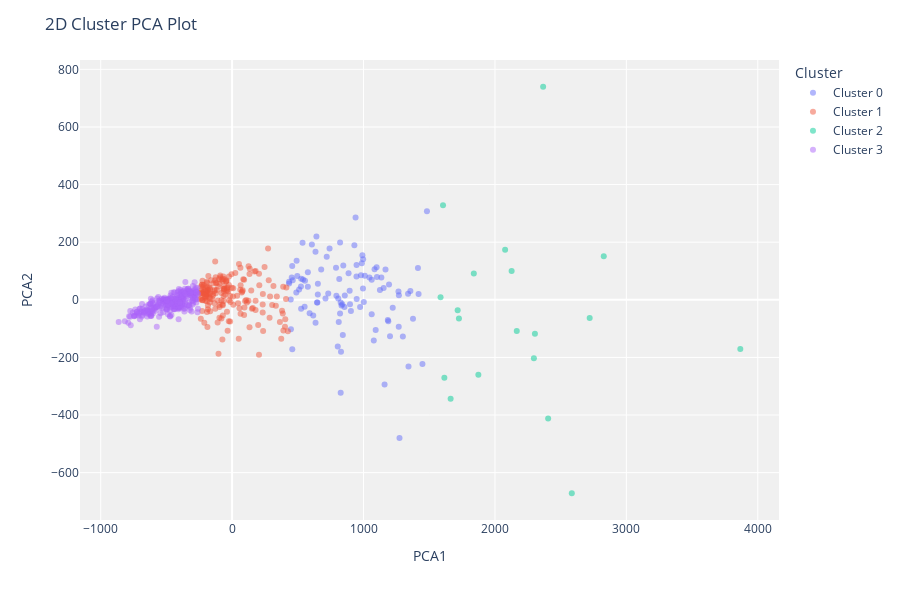

Notebook code cell kept with this figure:
### Code cell
plot_model(kmeans_4, plot = 'cluster') #cluster is default

### Figure 1 — Plotly figure (JSON) as saved in the notebook; plotly's stock layout.template omitted (floating-point values rounded to 4 significant figures; data arrays with more than 128 entries replaced by an {"elided": "..."} marker saying what was removed)
{"data": [{"customdata": [[null], [null], [null], [null], [null], [null], [null], [null], [null], [null], [null], [null], [null], [null], [null], [null], [null], [null], [null], [null], [null], [null], [null], [null], [null], [null], [null], [null], [null], [null], [null], [null], [null], [null], [null], [null], [null], [null], [null], [null], [null], [null], [null], [null], [null], [null], [null], [null], [null], [null], [null], [null], [null], [null], [null], [null], [null], [null], [null], [null], [null], [null], [null], [null], [null], [null], [null], [null], [null], [null], [null], [null], [null], [null], [null], [null], [null], [null], [null], [null], [null], [null], [null], [null], [null], [null], [null], [null], [null], [null], [null], [null], [null], [null], [null], [null], [null], [null], [null], [null], [null]], "hovertemplate": "Cluster=Cluster 0<br>PCA1=%{x}<br>PCA2=%{y}<br>Feature=%{customdata[0]}<extra></extra>", "legendgroup": "Cluster 0", "marker": {"color": "#636efa", "opacity": 0.5, "symbol": "circle"}, "mode": "markers", "name": "Cluster 0", "orientation": "v", "showlegend": true, "textposition": "top center", "type": "scatter", "x": [1160.0, 652.2, 652.6, 457.3, 1002.0, 1419.0, 490.8, 947.9, 461.2, 1483.0, 997.1, 1268.0, 1194.0, 1084.0, 589.8, 719.9, 1376.0, 832.6, 1099.0, 842.4, 838.2, 854.6, 1062.0, 1136.0, 991.4, 495.9, 793.5, 648.8, 815.3, 826.1, 946.3, 731.4, 523.9, 790.6, 1448.0, 446.2, 886.0, 606.8, 1339.0, 433.7, 857.4, 821.6, 987.0, 1222.0, 551.7, 1078.0, 845.9, 826.2, 576.2, 1102.0, 980.5, 939.4, 1266.0, 539.4, 641.5, 710.5, 488.4, 525.7, 1010.0, 1201.0, 1185.0, 1153.0, 433.3, 509.7, 617.2, 803.7, 1189.0, 554.8, 973.9, 894.4, 1125.0, 741.4, 1356.0, 646.0, 1299.0, 535.9, 946.9, 457.7, 1274.0, 1342.0, 634.9, 897.0, 811.4, 1092.0, 1062.0, 576.4, 524.9, 904.0, 1167.0, 828.6, 821.2, 1045.0, 447.4, 634.5, 930.3, 1269.0, 453.7, 677.8, 995.8, 1414.0, 807.6], "xaxis": "x", "y": [-293.9, 18.51, 55.35, 117.7, -7.998, 20.36, 135.8, 2.668, 67.94, 307.4, 141.2, -93.6, 53.18, 105.7, -46.66, 149.7, -65.76, -19.68, 112.6, -122.2, -15.47, -25.18, 69.83, 77.07, 154.5, 82.42, 14.43, -9.678, 72.15, -8.925, 81.05, 22.0, 46.05, 111.3, -223.2, 1.225, 91.83, 191.9, 20.73, 56.67, 14.63, 198.7, 126.6, -27.8, -24.06, -141.3, 119.0, -322.9, 45.17, 78.99, 85.5, 285.9, 28.64, 70.83, 220.0, 4.612, 24.94, 73.28, 83.91, -126.9, -70.07, 41.07, 62.78, 35.9, -54.54, -162.1, -74.67, 66.05, -24.59, 31.33, 34.13, 178.1, 31.0, -9.448, -127.5, 198.0, 120.6, -171.3, -479.3, -231.1, -79.93, -15.17, -77.42, -105.0, -50.24, 95.45, -31.23, -38.91, 105.6, -180.7, -47.15, 77.06, -102.2, 167.2, 189.3, 15.63, 77.4, 104.8, 39.16, 110.2, 4.271], "yaxis": "y"}, {"customdata": {"elided": "181x1 null values"}, "hovertemplate": "Cluster=Cluster 1<br>PCA1=%{x}<br>PCA2=%{y}<br>Feature=%{customdata[0]}<extra></extra>", "legendgroup": "Cluster 1", "marker": {"color": "#EF553B", "opacity": 0.5, "symbol": "circle"}, "mode": "markers", "name": "Cluster 1", "orientation": "v", "showlegend": true, "textposition": "top center", "type": "scatter", "x": {"elided": "181 float values"}, "xaxis": "x", "y": {"elided": "181 float values"}, "yaxis": "y"}, {"customdata": [[null], [null], [null], [null], [null], [null], [null], [null], [null], [null], [null], [null], [null], [null], [null], [null], [null], [null], [null]], "hovertemplate": "Cluster=Cluster 2<br>PCA1=%{x}<br>PCA2=%{y}<br>Feature=%{customdata[0]}<extra></extra>", "legendgroup": "Cluster 2", "marker": {"color": "#00cc96", "opacity": 0.5, "symbol": "circle"}, "mode": "markers", "name": "Cluster 2", "orientation": "v", "showlegend": true, "textposition": "top center", "type": "scatter", "x": [1716.0, 2721.0, 1615.0, 1839.0, 1663.0, 2304.0, 2405.0, 1874.0, 1586.0, 2166.0, 2367.0, 2585.0, 2077.0, 2127.0, 2296.0, 3867.0, 1726.0, 2828.0, 1605.0], "xaxis": "x", "y": [-36.55, -62.74, -270.3, 91.29, -343.3, -117.5, -412.3, -260.2, 8.948, -108.4, 739.6, -671.5, 173.5, 100.3, -203.1, -171.0, -64.81, 151.2, 328.7], "yaxis": "y"}, {"customdata": {"elided": "268x1 null values"}, "hovertemplate": "Cluster=Cluster 3<br>PCA1=%{x}<br>PCA2=%{y}<br>Feature=%{customdata[0]}<extra></extra>", "legendgroup": "Cluster 3", "marker": {"color": "#ab63fa", "opacity": 0.5, "symbol": "circle"}, "mode": "markers", "name": "Cluster 3", "orientation": "v", "showlegend": true, "textposition": "top center", "type": "scatter", "x": {"elided": "268 float values"}, "xaxis": "x", "y": {"elided": "268 float values"}, "yaxis": "y"}], "layout": {"height": 600, "legend": {"title": {"text": "Cluster"}, "tracegroupgap": 0}, "margin": {"t": 60}, "plot_bgcolor": "rgb(240,240,240)", "title": {"text": "2D Cluster PCA Plot"}, "xaxis": {"anchor": "y", "domain": [0, 1], "title": {"text": "PCA1"}}, "yaxis": {"anchor": "x", "domain": [0, 1], "title": {"text": "PCA2"}}}}
